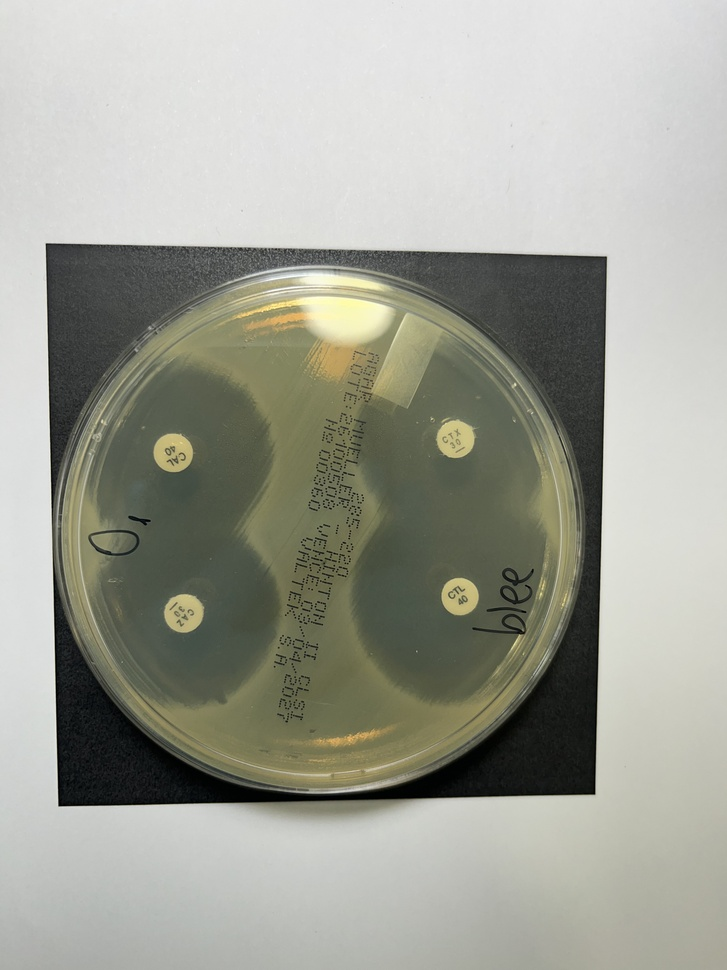
#> input picture data/Placas/25_01.jpg, 727 x 970 px, shrunk from 3024 x 4032 before the run
$ python -i preprocess.py   (imports and definitions only)
#> lines starting #> are read from the running program, lines starting #| are printed output that depends on the picture
import cv2
import numpy as np
from pathlib import Path
import sys

sys.path.append(str(Path(__file__).resolve().parent.parent.parent))
from src.utils.constants import IMAGE_SIZE

def apply_clahe(image_bgr):
    """
    Apply Contrast Limited Adaptive Histogram Equalization (CLAHE)
    to normalize lighting variations across agar plate images.
    """
    lab = cv2.cvtColor(image_bgr, cv2.COLOR_BGR2LAB)
    l, a, b = cv2.split(lab)

    clahe = cv2.createCLAHE(clipLimit=2.0, tileGridSize=(8, 8))
    cl = clahe.apply(l)

    limg = cv2.merge((cl, a, b))
    return cv2.cvtColor(limg, cv2.COLOR_LAB2BGR)

def crop_plate_roi(image_bgr):
    """
    Detect the circular agar plate boundary and crop to ROI to remove desk/table noise.
    Skips cropping when the detected Petri dish already fills > 85% of the frame.
    """
    if image_bgr is None or image_bgr.size == 0:
        return image_bgr, (0, 0, 0, 0)

    h, w = image_bgr.shape[:2]
    if min(h, w) <= 0:
        return image_bgr, (0, 0, w, h)

    gray = cv2.cvtColor(image_bgr, cv2.COLOR_BGR2GRAY)
    blurred = cv2.GaussianBlur(gray, (9, 9), 2)

    # Hough Circle Transform to find agar plate boundary
    circles = cv2.HoughCircles(
        blurred,
        cv2.HOUGH_GRADIENT,
        dp=1.2,
        minDist=100,
        param1=50,
        param2=30,
        minRadius=int(min(h, w) * 0.3),
        maxRadius=int(max(h, w) * 0.5)
    )

    if circles is not None:
        circles = np.round(circles[0, :]).astype("int")
        # Select largest circle
        largest_circle = max(circles, key=lambda c: c[2])
        x, y, r = int(largest_circle[0]), int(largest_circle[1]), int(largest_circle[2])

        # Skip cropping when the plate already fills > 85% of the frame (Antibiogram_demo framing)
        if (2 * r) / min(h, w) > 0.85:
            return image_bgr, (0, 0, w, h)

        # Bounding square around circle clamped to [0, w] / [0, h]
        x1 = max(0, min(w, x - r))
        y1 = max(0, min(h, y - r))
        x2 = max(0, min(w, x + r))
        y2 = max(0, min(h, y + r))

        if x2 <= x1 or y2 <= y1:
            return image_bgr, (0, 0, w, h)

        cropped = image_bgr[y1:y2, x1:x2]
        return cropped, (x1, y1, x2, y2)

    return image_bgr, (0, 0, w, h)

def preprocess_plate_image(image_path, target_size=IMAGE_SIZE):
    """
    Full OpenCV preprocessing pipeline (ROI -> CLAHE):
    1. Read image
    2. Extract plate ROI (skips crop when plate fills > 85% of frame)
    3. Apply CLAHE strictly after ROI isolation for illumination correction
    4. Resize to target YOLO dimensions (640x640)
    """
#> called with image_path = '../../data/Placas/25_01.jpg', target_size = (640, 640)
    img = cv2.imread(str(image_path))
#> img is the input picture: shape (970, 727, 3); mean B, G, R 150.1, 160.7, 159.5
    if img is None:
        raise ValueError(f"Could not load image at {image_path}")

    roi, _ = crop_plate_roi(img)
#> in crop_plate_roi, `gray = cv2.cvtColor(image_bgr, cv2.COLOR_BGR2GRAY)`:
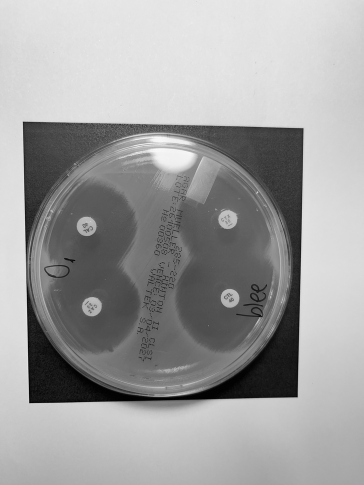
#> gray: shape (970, 727) (shown at 1/2 size); min 0, max 254, mean 159.1
#> in crop_plate_roi, `circles = cv2.HoughCircles( blurred, cv2.HOUGH_GRADIENT, dp=1.2, minDi..`: circles = 13 rows, first 8: [318.6, 532.2, 256.2], [210.6, 635.4, 389.5], [365.4, 441, 359.4], [408.6, 595.8, 347], [264.6, 439.8, 362.7], [499.8, 647.4, 445.8], [467.4, 432.6, 418.6], [216.6, 531, 328]
#> in crop_plate_roi, `circles = np.round(circles[0, :]).astype("int")`: circles = 13 rows, first 8: [319, 532, 256], [211, 635, 389], [365, 441, 359], [409, 596, 347], [265, 440, 363], [500, 647, 446], [467, 433, 419], [217, 531, 328]
#> in crop_plate_roi, `largest_circle = max(circles, key=lambda c: c[2])`: largest_circle = [500, 647, 446]
#> in crop_plate_roi, `x, y, r = int(largest_circle[0]), int(largest_circle[1]), int(largest_..`: x = 500; y = 647; r = 446
    img_clahe = apply_clahe(roi)
#> in apply_clahe, `l, a, b = cv2.split(lab)`:
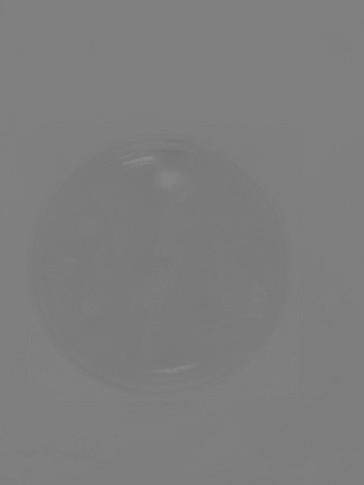
#> a: shape (970, 727) (shown at 1/2 size); min 115, max 139, mean 125.7
#> in apply_clahe, `l, a, b = cv2.split(lab)`:
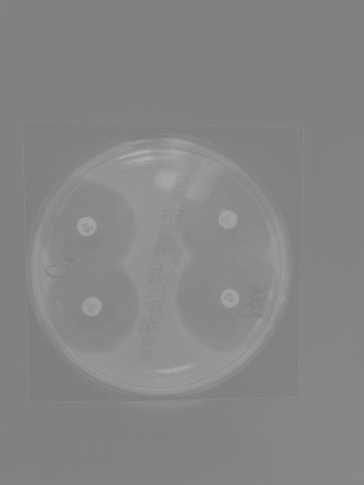
#> b: shape (970, 727) (shown at 1/2 size); min 123, max 177, mean 133.5
#> in apply_clahe, `cl = clahe.apply(l)`:
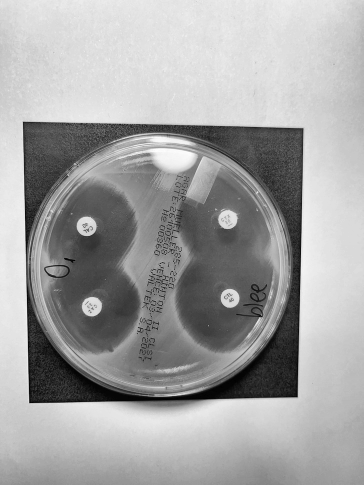
#> cl: shape (970, 727) (shown at 1/2 size); min 1, max 255, mean 162.6
#> in apply_clahe, `return cv2.cvtColor(limg, cv2.COLOR_LAB2BGR)`:
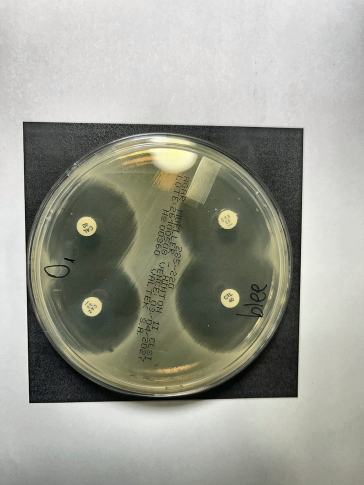
#> returned value: shape (970, 727, 3) (shown at 1/2 size); mean B, G, R 147.6, 158.2, 157.1
    resized = cv2.resize(img_clahe, target_size, interpolation=cv2.INTER_AREA)
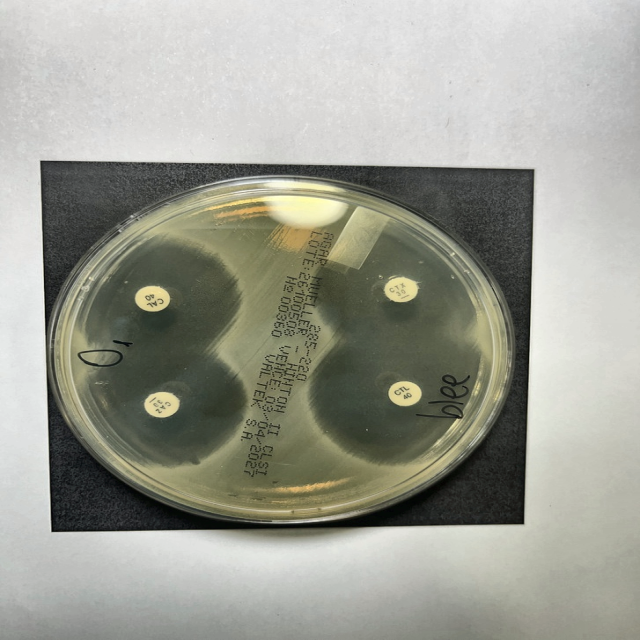
#> resized: shape (640, 640, 3); mean B, G, R 147.6, 158.2, 157.1
    return resized

# [2 lines not run here, left out]

>>> result = preprocess_plate_image('../../data/Placas/25_01.jpg')

$ run again, on data/Placas/25_02.jpg
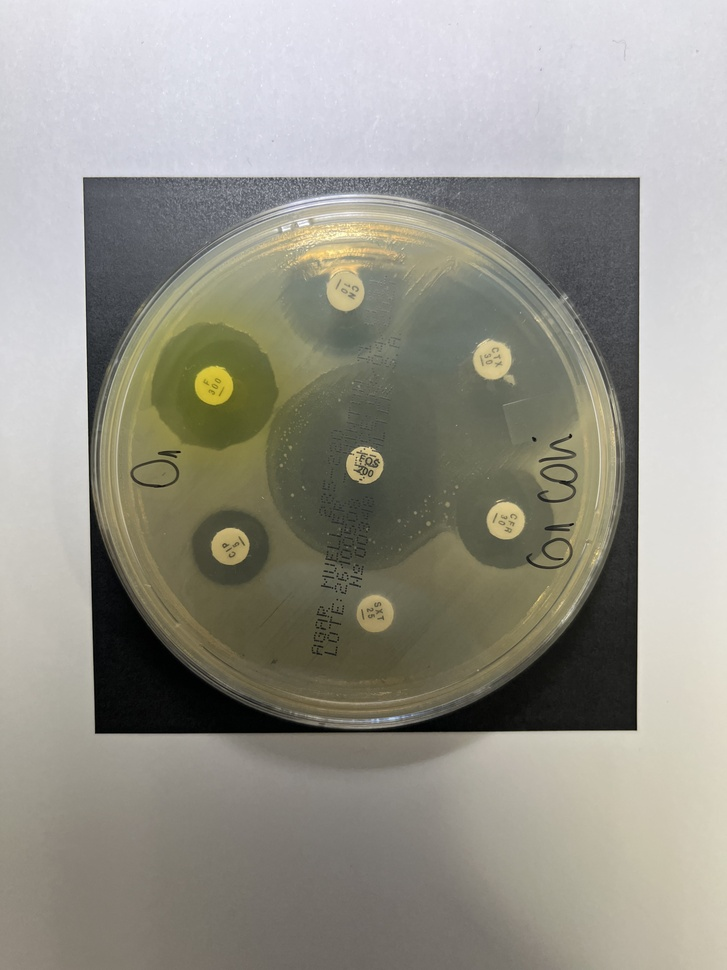
#> input picture data/Placas/25_02.jpg, 727 x 970 px, shrunk from 3024 x 4032 before the run
#> in preprocess_plate_image, img is the input picture: shape (970, 727, 3); mean B, G, R 139.1, 148.8, 150.7
#> in crop_plate_roi, `gray = cv2.cvtColor(image_bgr, cv2.COLOR_BGR2GRAY)`:
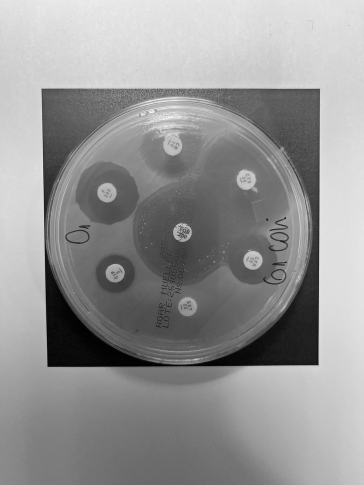
#> gray: shape (970, 727) (shown at 1/2 size); min 0, max 255, mean 148.2
#> in crop_plate_roi, `circles = cv2.HoughCircles( blurred, cv2.HOUGH_GRADIENT, dp=1.2, minDi..`: circles = [[358.2, 463.8, 265.5], [251.4, 535.8, 387], [453, 551.4, 374.8], [295.8, 383.4, 342.7], [447, 411, 361], [252.6, 288.6, 444.9], [337.8, 589.8, 344.4], [366.6, 288.6, 281.8], [521.4, 328.2, 403.4], [156.6, 469.8, 263.6], [534.6, 491.4, 240]]
#> in crop_plate_roi, `circles = np.round(circles[0, :]).astype("int")`: circles = [[358, 464, 266], [251, 536, 387], [453, 551, 375], [296, 383, 343], [447, 411, 361], [253, 289, 445], [338, 590, 344], [367, 289, 282], [521, 328, 403], [157, 470, 264], [535, 491, 240]]
#> largest_circle = [253, 289, 445]
#> x = 253; y = 289; r = 445
#> lab: shape (970, 727, 3); mean of channels 0, 1, 2 154.9, 127, 133.6
#> limg: shape (970, 727, 3); mean of channels 0, 1, 2 151.4, 127, 133.6
#> in preprocess_plate_image, `resized = cv2.resize(img_clahe, target_size, interpolation=cv2.INTER_A..`:
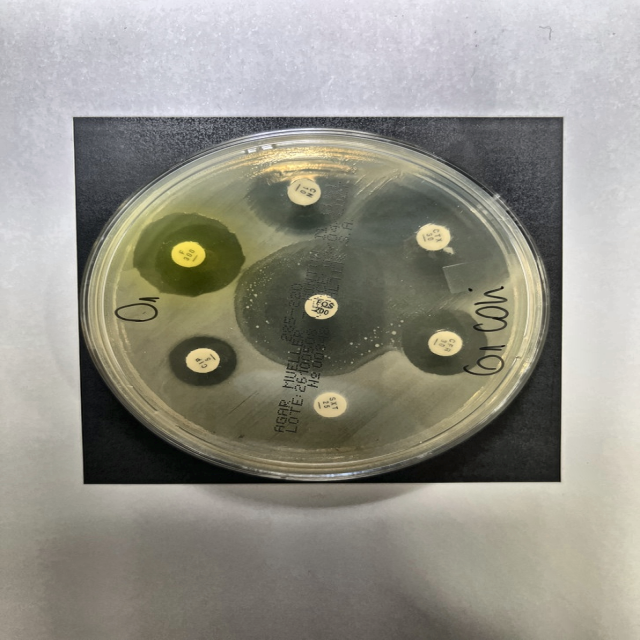
#> resized: shape (640, 640, 3); mean B, G, R 135.7, 145.5, 147.3

$ run again, on data/Placas/25_03.jpg
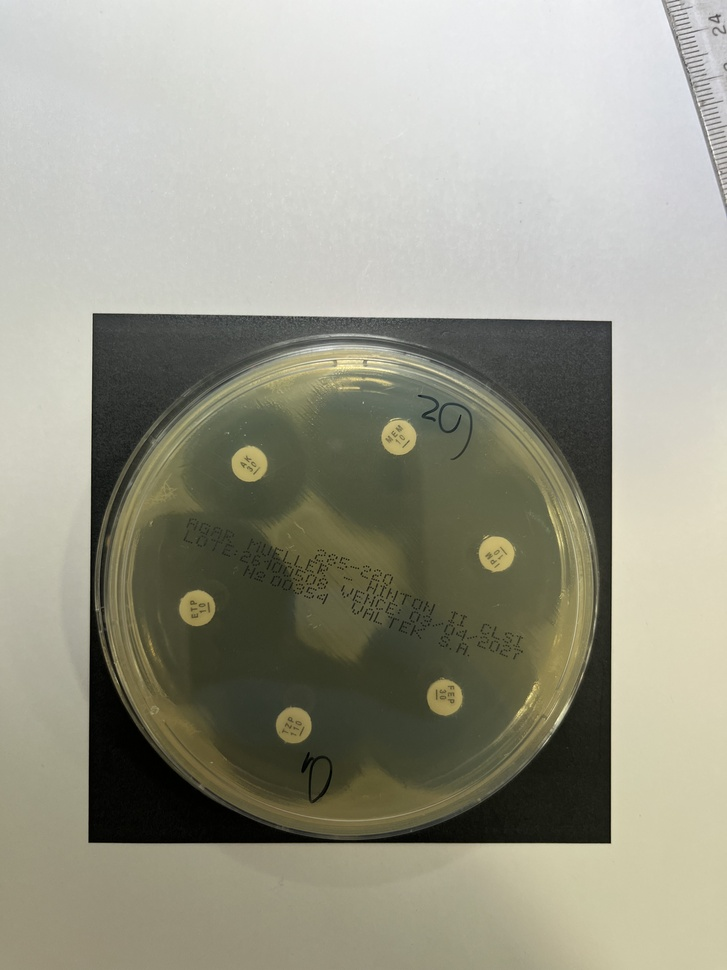
#> input picture data/Placas/25_03.jpg, 727 x 970 px, shrunk from 3024 x 4032 before the run
#> in preprocess_plate_image, img is the input picture: shape (970, 727, 3); mean B, G, R 138.1, 153.2, 154
#> in crop_plate_roi, `gray = cv2.cvtColor(image_bgr, cv2.COLOR_BGR2GRAY)`:
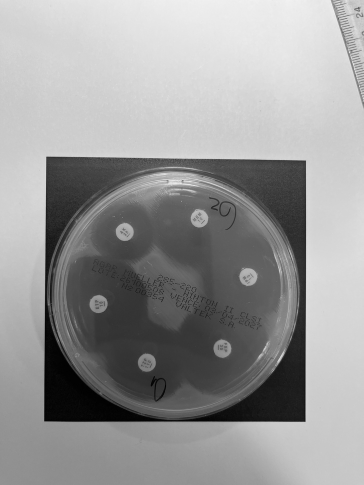
#> gray: shape (970, 727) (shown at 1/2 size); min 0, max 253, mean 151.7
#> in crop_plate_roi, `circles = cv2.HoughCircles( blurred, cv2.HOUGH_GRADIENT, dp=1.2, minDi..`: circles = 13 rows, first 8: [346.2, 585, 252.3], [438.6, 666.6, 349.9], [485.4, 755.4, 438], [438.6, 537, 349.2], [252.6, 665.4, 350.7], [540.6, 666.6, 452], [346.2, 707.4, 337.4], [276.6, 468.6, 377]
#> in crop_plate_roi, `circles = np.round(circles[0, :]).astype("int")`: circles = 13 rows, first 8: [346, 585, 252], [439, 667, 350], [485, 755, 438], [439, 537, 349], [253, 665, 351], [541, 667, 452], [346, 707, 337], [277, 469, 377]
#> largest_circle = [541, 667, 452]
#> x = 541; y = 667; r = 452
#> lab: shape (970, 727, 3); mean of channels 0, 1, 2 157.8, 125.6, 136.3
#> limg: shape (970, 727, 3); mean of channels 0, 1, 2 156.4, 125.6, 136.3
#> in preprocess_plate_image, `resized = cv2.resize(img_clahe, target_size, interpolation=cv2.INTER_A..`:
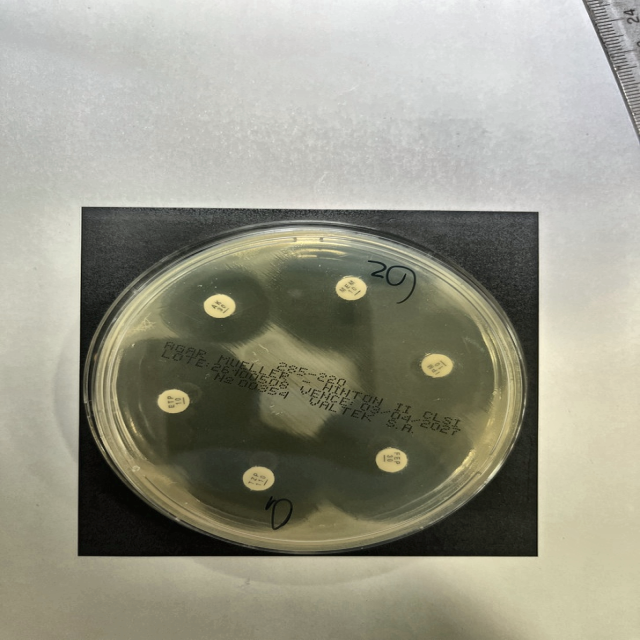
#> resized: shape (640, 640, 3); mean B, G, R 136.5, 151.7, 152.6
